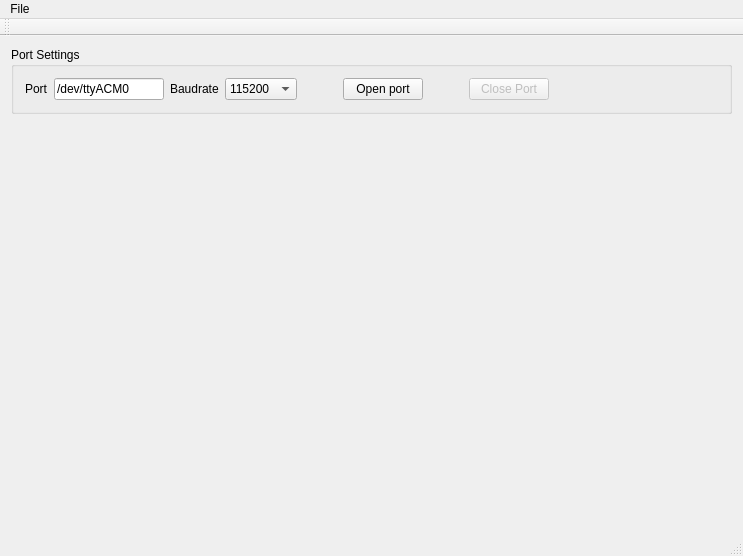
<?xml version="1.0" encoding="UTF-8"?>
<ui version="4.0">
 <class>MouseDrawer</class>
 <widget class="QMainWindow" name="MouseDrawer">
  <property name="geometry">
   <rect>
    <x>0</x>
    <y>0</y>
    <width>743</width>
    <height>556</height>
   </rect>
  </property>
  <property name="windowTitle">
   <string>MouseDrawer</string>
  </property>
  <widget class="QWidget" name="centralWidget">
   <layout class="QVBoxLayout" name="verticalLayout_2" stretch="1,1">
    <item>
     <widget class="QGroupBox" name="groupBox">
      <property name="sizePolicy">
       <sizepolicy hsizetype="Preferred" vsizetype="Fixed">
        <horstretch>0</horstretch>
        <verstretch>0</verstretch>
       </sizepolicy>
      </property>
      <property name="minimumSize">
       <size>
        <width>0</width>
        <height>25</height>
       </size>
      </property>
      <property name="maximumSize">
       <size>
        <width>16777215</width>
        <height>16777215</height>
       </size>
      </property>
      <property name="title">
       <string>Port Settings</string>
      </property>
      <property name="flat">
       <bool>true</bool>
      </property>
      <layout class="QHBoxLayout" name="horizontalLayout">
       <item>
        <widget class="QLabel" name="label">
         <property name="text">
          <string>Port</string>
         </property>
        </widget>
       </item>
       <item>
        <widget class="QLineEdit" name="portNameEdit">
         <property name="maximumSize">
          <size>
           <width>110</width>
           <height>16777215</height>
          </size>
         </property>
         <property name="text">
          <string>/dev/ttyACM0</string>
         </property>
         <property name="alignment">
          <set>Qt::AlignLeading|Qt::AlignLeft|Qt::AlignVCenter</set>
         </property>
        </widget>
       </item>
       <item>
        <widget class="QLabel" name="label_2">
         <property name="text">
          <string>Baudrate</string>
         </property>
        </widget>
       </item>
       <item>
        <widget class="QComboBox" name="portBaudRateSelector">
         <property name="currentIndex">
          <number>7</number>
         </property>
         <item>
          <property name="text">
           <string>1200</string>
          </property>
         </item>
         <item>
          <property name="text">
           <string>2400</string>
          </property>
         </item>
         <item>
          <property name="text">
           <string>4800</string>
          </property>
         </item>
         <item>
          <property name="text">
           <string>9600</string>
          </property>
         </item>
         <item>
          <property name="text">
           <string>19200</string>
          </property>
         </item>
         <item>
          <property name="text">
           <string>38400</string>
          </property>
         </item>
         <item>
          <property name="text">
           <string>57600</string>
          </property>
         </item>
         <item>
          <property name="text">
           <string>115200</string>
          </property>
         </item>
        </widget>
       </item>
       <item>
        <spacer name="horizontalSpacer_3">
         <property name="orientation">
          <enum>Qt::Horizontal</enum>
         </property>
         <property name="sizeType">
          <enum>QSizePolicy::Fixed</enum>
         </property>
         <property name="sizeHint" stdset="0">
          <size>
           <width>40</width>
           <height>20</height>
          </size>
         </property>
        </spacer>
       </item>
       <item>
        <widget class="QPushButton" name="openPortButton">
         <property name="text">
          <string>Open port</string>
         </property>
        </widget>
       </item>
       <item>
        <spacer name="horizontalSpacer_4">
         <property name="orientation">
          <enum>Qt::Horizontal</enum>
         </property>
         <property name="sizeType">
          <enum>QSizePolicy::Fixed</enum>
         </property>
         <property name="sizeHint" stdset="0">
          <size>
           <width>40</width>
           <height>20</height>
          </size>
         </property>
        </spacer>
       </item>
       <item>
        <widget class="QPushButton" name="closePortButton">
         <property name="enabled">
          <bool>false</bool>
         </property>
         <property name="text">
          <string>Close Port</string>
         </property>
        </widget>
       </item>
       <item>
        <spacer name="horizontalSpacer">
         <property name="orientation">
          <enum>Qt::Horizontal</enum>
         </property>
         <property name="sizeHint" stdset="0">
          <size>
           <width>40</width>
           <height>20</height>
          </size>
         </property>
        </spacer>
       </item>
      </layout>
     </widget>
    </item>
    <item>
     <widget class="QCustomPlot" name="customPlot" native="true"/>
    </item>
   </layout>
  </widget>
  <widget class="QMenuBar" name="menuBar">
   <property name="geometry">
    <rect>
     <x>0</x>
     <y>0</y>
     <width>743</width>
     <height>22</height>
    </rect>
   </property>
   <widget class="QMenu" name="menuFile">
    <property name="title">
     <string>File</string>
    </property>
    <addaction name="separator"/>
    <addaction name="actionExit"/>
   </widget>
   <addaction name="menuFile"/>
  </widget>
  <widget class="QToolBar" name="mainToolBar">
   <attribute name="toolBarArea">
    <enum>TopToolBarArea</enum>
   </attribute>
   <attribute name="toolBarBreak">
    <bool>false</bool>
   </attribute>
  </widget>
  <widget class="QStatusBar" name="statusBar"/>
  <action name="actionExit">
   <property name="text">
    <string>Exit</string>
   </property>
   <property name="shortcut">
    <string>Ctrl+Q</string>
   </property>
  </action>
 </widget>
 <layoutdefault spacing="6" margin="11"/>
 <customwidgets>
  <customwidget>
   <class>QCustomPlot</class>
   <extends>QWidget</extends>
   <header>qcustomplot.h</header>
   <container>1</container>
  </customwidget>
 </customwidgets>
 <resources/>
 <connections/>
</ui>
